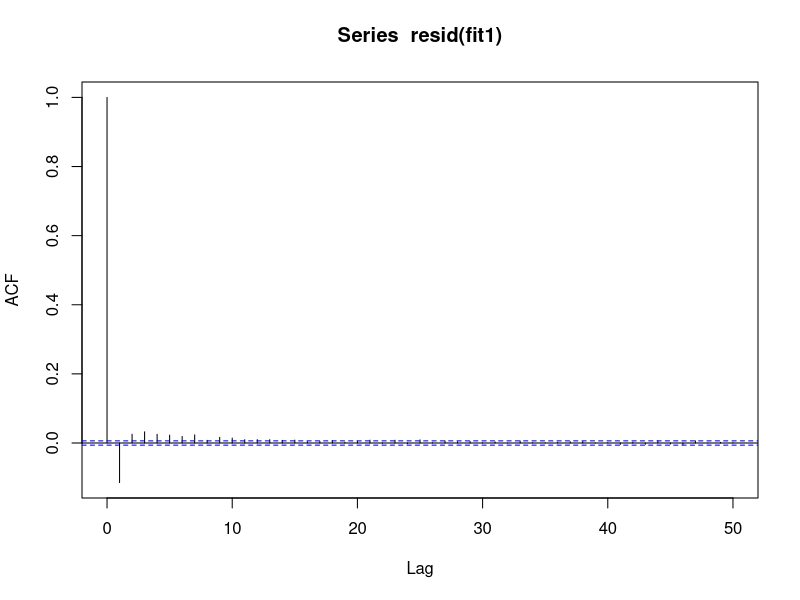
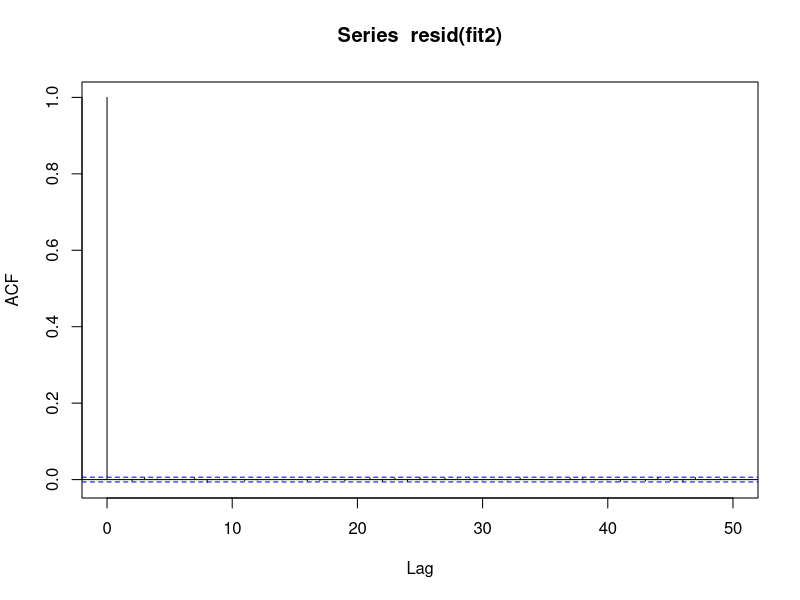
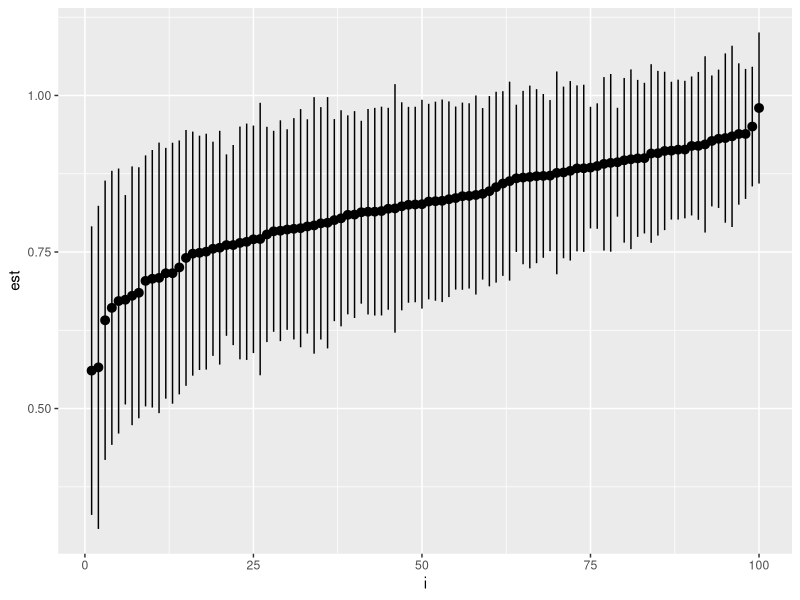
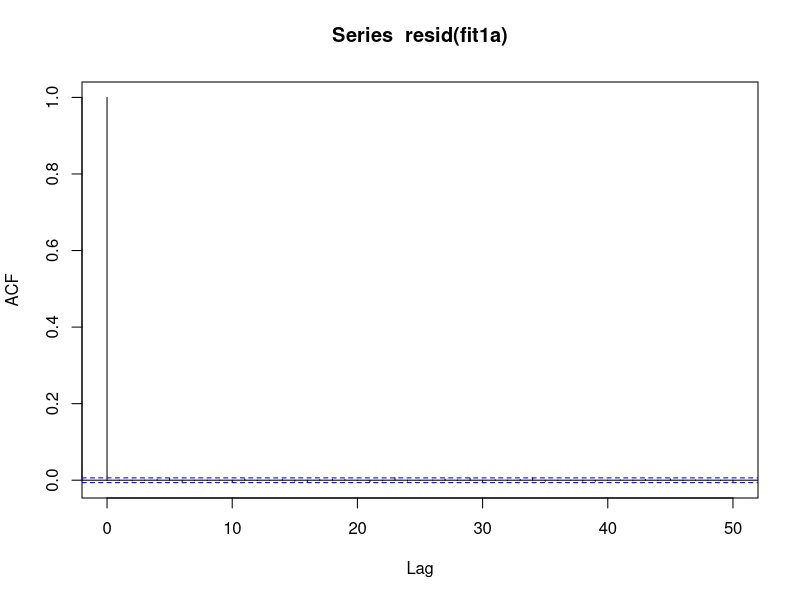
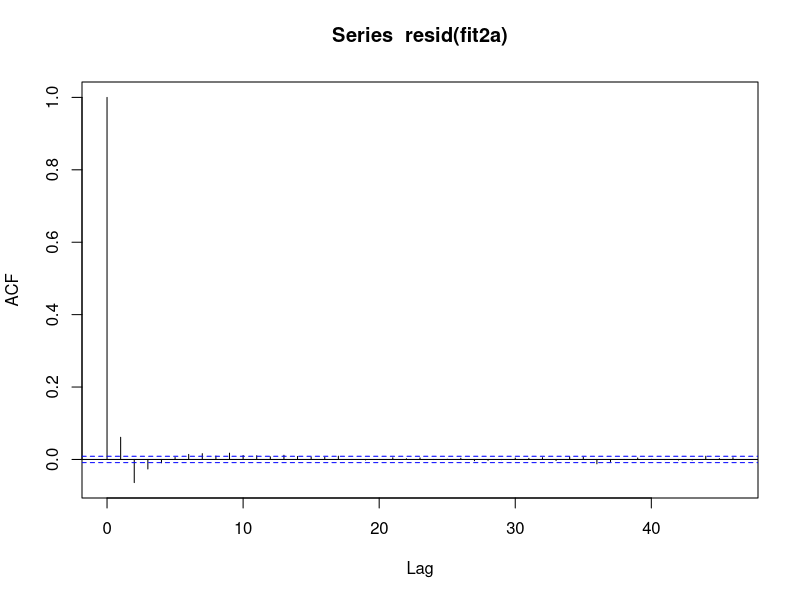
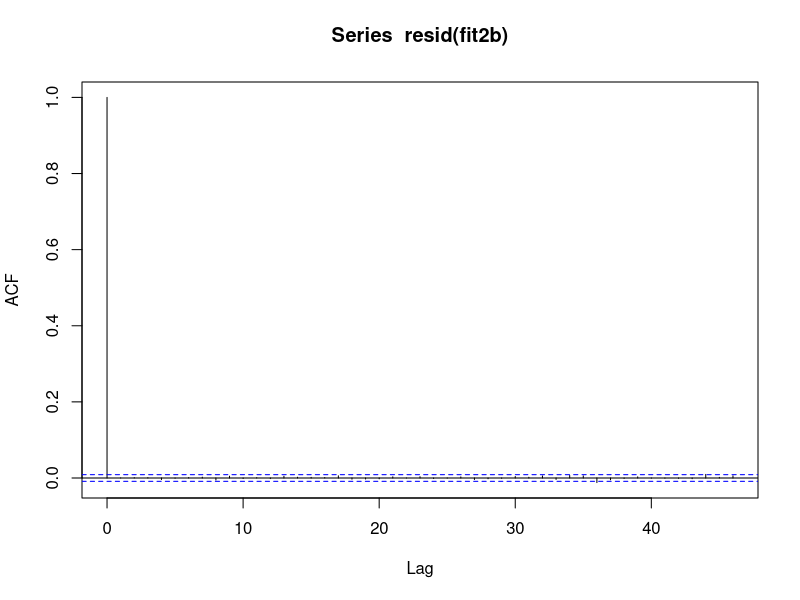

Here is the R script that generated these plots, in order:
library(tidyverse)


#### ARMA(1,1) ####
lam <- 0.9
seps <- 1
sdelta <- 0.5
n <- 1e5


xt <- arima.sim(list(ar = lam), n) * seps
var(xt)
seps^2 / (1-lam^2)

yt <- xt + rnorm(n, sd = sdelta)
fit1 <- arima(yt, order = c(1,0,0), include.mean = F)
fit2 <- arima(yt, order = c(1,0,1), include.mean = F)
fit1
fit2
g <- (seps / sdelta)^2 / 2 + 1; -g+sqrt(g^2-1) # Approx MA term, for lam ~ 1

acf(resid(fit1))
acf(resid(fit2))

#### MC simulation ####

# AR(1) regression
sim <- function(lam, n) {
  xt <- arima.sim(list(ar = lam), n)
  reg.data <- tibble(y=as.vector(xt), x=lag(y))
  fit <- lm(y ~ x, reg.data)
  tibble(par = c("cst", "lam"), est = coef(fit), se = sqrt(diag(vcov(fit))))
}
dfSim <- map_dfr(1:100, ~ sim(lam = 0.9, n = 50))

dfLam <- dfSim %>% filter(par == "lam") %>% arrange(est) %>%
  mutate(i = row_number(), ymin = est - 1.96 * se, ymax = est + 1.96 * se, )
ggplot(dfLam, aes(x = i, y = est, ymin=ymin, ymax=ymax)) + geom_pointrange()


#### AR(2) ####

lam1 <- 0.9
lam2 <- 0.8
phi1 <- lam1 + lam2
phi2 <- -lam1 * lam2
c(phi1, phi2)

xt <- arima.sim(list(ar = c(phi1, phi2)), 1e5)
xt2 <- ts(xt[seq(1, length(xt), 2)])

fit1a <- arima(xt, order = c(2,0,0))
fit1b <- arima(xt, order = c(2,0,1)) # MA(1) term insignificant
fit2a <- arima(xt2, order = c(2,0,0))
fit2b <- arima(xt2, order = c(2,0,1)) # An MA(1) term is added
fit1a
fit1b
fit2a
fit2b

c(lam1^2 + lam2^2, - lam1^2 * lam2^2)

acf(resid(fit1a))
acf(resid(fit2a)) # not good
acf(resid(fit2b)) # good
